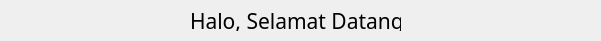
       <widget class="QFrame" name="frame_42">
        <property name="geometry">
         <rect>
          <x>0</x>
          <y>0</y>
          <width>601</width>
          <height>41</height>
         </rect>
        </property>
        <property name="styleSheet">
         <string notr="true"/>
        </property>
        <property name="frameShape">
         <enum>QFrame::NoFrame</enum>
        </property>
        <property name="frameShadow">
         <enum>QFrame::Raised</enum>
        </property>
        <widget class="QFrame" name="Profile_3">
         <property name="geometry">
          <rect>
           <x>400</x>
           <y>0</y>
           <width>41</width>
           <height>41</height>
          </rect>
         </property>
         <property name="frameShape">
          <enum>QFrame::NoFrame</enum>
         </property>
         <property name="frameShadow">
          <enum>QFrame::Raised</enum>
         </property>
         <widget class="QLabel" name="Profile_4">
          <property name="geometry">
           <rect>
            <x>0</x>
            <y>10</y>
            <width>31</width>
            <height>21</height>
           </rect>
          </property>
          <property name="styleSheet">
           <string notr="true">image: url(:/Icon/Image/ICon/ex/user-shape-removebg-preview.png);</string>
          </property>
          <property name="text">
           <string/>
          </property>
         </widget>
        </widget>
        <widget class="QLabel" name="welcome_3">
         <property name="geometry">
          <rect>
           <x>190</x>
           <y>10</y>
           <width>211</width>
           <height>21</height>
          </rect>
         </property>
         <property name="font">
          <font>
           <family>Rockwell</family>
           <pointsize>16</pointsize>
          </font>
         </property>
         <property name="text">
          <string>Halo, Selamat Datang</string>
         </property>
        </widget>
        <widget class="QWidget" name="layoutWidget_5">
         <property name="geometry">
          <rect>
           <x>470</x>
           <y>0</y>
           <width>131</width>
           <height>41</height>
          </rect>
         </property>
         <layout class="QHBoxLayout" name="horizontalLayout_4">
          <item>
           <widget class="QFrame" name="FullScreen_2">
            <property name="frameShape">
             <enum>QFrame::NoFrame</enum>
            </property>
            <property name="frameShadow">
             <enum>QFrame::Raised</enum>
            </property>
            <widget class="QPushButton" name="minimizebt_2">
             <property name="geometry">
              <rect>
               <x>10</x>
               <y>10</y>
               <width>20</width>
               <height>16</height>
              </rect>
             </property>
             <property name="styleSheet">
              <string notr="true">QPushButton {
	border: none;
	background-color: rgba(0,0,0,0);
	image: url(:/Icon/Image/ICon/ex/Minimiza-removebg-preview.png);
}
QPushButton:hover {
	background-color: rgb(91,90,90);
}
QPushButton:pressed {	
	background-color: rgba(0,0,0,0);
}</string>
             </property>
             <property name="text">
              <string/>
             </property>
            </widget>
           </widget>
          </item>
          <item>
           <widget class="QFrame" name="Minimize_2">
            <property name="frameShape">
             <enum>QFrame::NoFrame</enum>
            </property>
            <property name="frameShadow">
             <enum>QFrame::Raised</enum>
            </property>
            <widget class="QPushButton" name="fullscreenbt_2">
             <property name="geometry">
              <rect>
               <x>10</x>
               <y>10</y>
               <width>20</width>
               <height>16</height>
              </rect>
             </property>
             <property name="styleSheet">
              <string notr="true">QPushButton {
	border: none;
	background-color: rgba(0,0,0,0);
	image: url(:/Icon/Image/ICon/ex/Minimize.png);
}
QPushButton:hover {
	background-color: rgb(91,90,90);
}
QPushButton:pressed {	
	background-color: rgba(0,0,0,0);
}</string>
             </property>
             <property name="text">
              <string/>
             </property>
            </widget>
           </widget>
          </item>
          <item>
           <widget class="QFrame" name="exit_2">
            <property name="frameShape">
             <enum>QFrame::NoFrame</enum>
            </property>
            <property name="frameShadow">
             <enum>QFrame::Raised</enum>
            </property>
            <widget class="QPushButton" name="closebt_2">
             <property name="geometry">
              <rect>
               <x>10</x>
               <y>10</y>
               <width>20</width>
               <height>16</height>
              </rect>
             </property>
             <property name="styleSheet">
              <string notr="true">QPushButton {
	border: none;
	background-color: rgba(0,0,0,0);
	image: url(:/Icon/Image/ICon/ex/close-button-removebg-preview.png);
}
QPushButton:hover {
	background-color: rgb(91,90,90);
}
QPushButton:pressed {	
	background-color: rgba(0,0,0,0);
}</string>
             </property>
             <property name="text">
              <string/>
             </property>
            </widget>
           </widget>
          </item>
         </layout>
        </widget>
       </widget>
